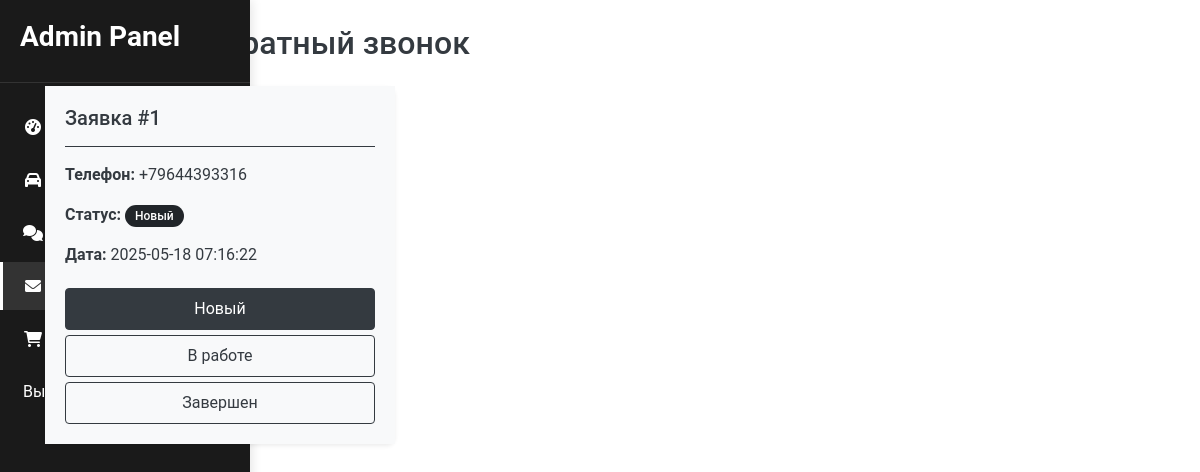
/admin/contact (signed in), run on an earlier commit of the app's database.
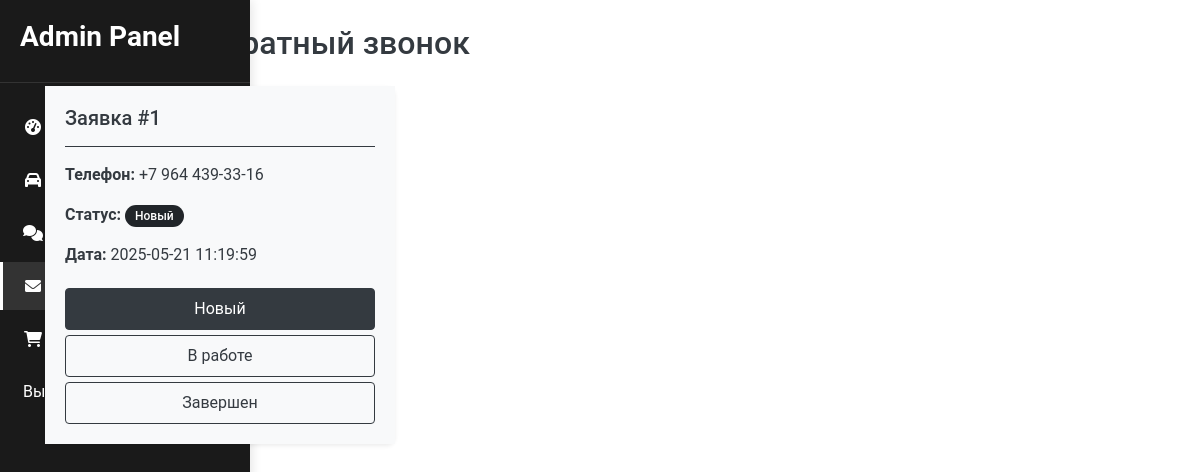
And on a later commit of the database.
### tables this page shows
CREATE TABLE contacts (
            id INTEGER PRIMARY KEY AUTOINCREMENT,
            phone TEXT NOT NULL,
            status TEXT DEFAULT 'new' CHECK (status IN ('new', 'contacted', 'completed', 'rejected')),
            created_at TIMESTAMP DEFAULT CURRENT_TIMESTAMP
        );

### app.py (the view)
@app.route('/admin/contact')
def contact():
    if not session.get('logged_in'):
        return redirect(url_for('login'))
    conn = sqlite3.connect('Base/database.db')
    cursor = conn.cursor()
    cursor.execute("SELECT id, phone, status, created_at FROM contacts ORDER BY created_at DESC")
    contacts = cursor.fetchall()
    conn.close()
    return render_template('admin_contact.html', contacts=contacts)

### templates/admin_contact.html (shortened to what this page needs)
{% extends "admin_pattern.html" %}
{% block content %}
<div class="container mt-4">
    <h2 class="text-dark mb-4">Заявки на обратный звонок</h2>
    <div class="row">
        {% for contact in contacts %}
        <div class="col-md-4 mb-4">
            <div class="card border-dark shadow-sm">
                <div class="card-body bg-light">
                    <h5 class="card-title text-dark">Заявка #{{ contact[0] }}</h5>
                    <hr class="border-dark">
                    <div class="card-text text-dark mb-3">
                        <p><strong>Телефон:</strong> {{ contact[1] }}</p>
                        <p>
                            <strong>Статус:</strong>
                            <span class="badge rounded-pill bg-dark text-white">
                                {% if contact[2] == 'new' %}Новый
                                {% elif contact[2] == 'contacted' %}В работе
                                {% elif contact[2] == 'completed' %}Завершен
                                {% elif contact[2] == 'rejected' %}Отклонен
                                {% endif %}
                            </span>
                        </p>
                        <p><strong>Дата:</strong> {{ contact[3] }}</p>
                    </div>
                    <form method="POST" action="/update_contact_status" class="d-flex flex-column gap-2">
                        <button type="submit" name="new_status" value="new"
                                class="btn {% if contact[2] == 'new' %}btn-dark{% else %}btn-outline-dark{% endif %} border-dark rounded text-start">
                            Новый
                        </button>
                        <button type="submit" name="new_status" value="contacted"
                                class="btn {% if contact[2] == 'contacted' %}btn-dark{% else %}btn-outline-dark{% endif %} border-dark rounded text-start">
                            В работе
                        </button>
                        <button type="submit" name="new_status" value="completed"
                                class="btn {% if contact[2] == 'completed' %}btn-dark{% else %}btn-outline-dark{% endif %} border-dark rounded text-start">
                            Завершен
                        </button>
                    </form>
                </div>
            </div>
        </div>
        {% endfor %}
    </div>
</div>
{% endblock %}

What changed in the data, as far as the page shows it:
changed contacts id 1: phone "+79644393316" → "+7 964 439-33-16"; created_at "2025-05-18 07:16:22" → "2025-05-21 11:19:59"
